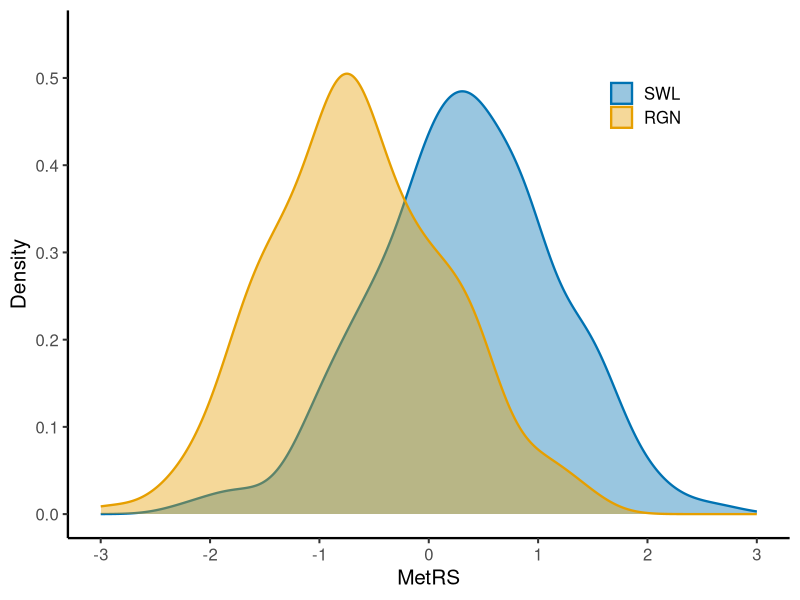

Reproduce this figure in R.
library(ggplot2)
library(here)
setwd(here::here("figures/FigSx"))

set.seed(42)
swl_scores = rnorm(200, mean = 0.35, sd = 0.85)
rgn_scores = rnorm(200, mean = -0.65, sd = 0.85)

df = data.frame(
  score = c(swl_scores, rgn_scores),
  group = factor(c(rep("SWL", 200), rep("RGN", 200)), levels = c("SWL", "RGN"))
)

group_colors = c("SWL" = "#0072B2", "RGN" = "#E69F00")

p = ggplot(df, aes(x = score, fill = group, color = group)) +
  geom_density(alpha = 0.4, linewidth = 0.8) +
  scale_fill_manual(
    values = group_colors,
    labels = c("SWL" = "SWL", "RGN" = "RGN"),
    name = NULL
  ) +
  scale_color_manual(
    values = group_colors,
    labels = c("SWL" = "SWL", "RGN" = "RGN"),
    name = NULL
  ) +
  scale_x_continuous(limits = c(-3, 3), breaks = seq(-3, 3, by = 1)) +
  scale_y_continuous(limits = c(0, 0.55), breaks = seq(0, 0.5, by = 0.1)) +
  labs(x = "MetRS", y = "Density") +
  theme_classic(base_size = 15) +
  theme(
    legend.position = c(0.80, 0.82),
    legend.background = element_rect(fill = "white", color = NA),
    axis.line = element_line(linewidth = 0.8)
  )

ggsave("figsx_metrs_density.png", p, width = 5, height = 4, dpi = 800, bg = "white")
